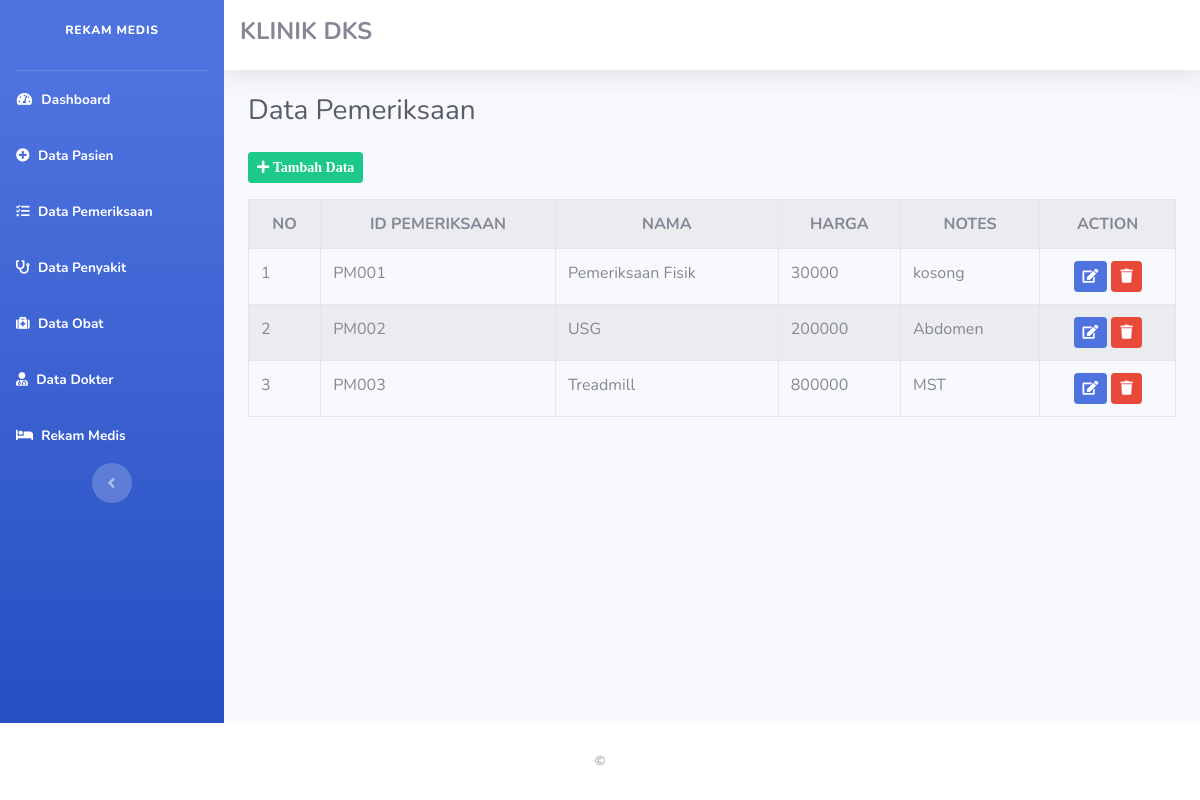
The page /index.php/data_pemeriksaan on the database its author committed.
### tables this page shows
CREATE TABLE `data_pemeriksaan` (
  `id_pemeriksaan` varchar(8) NOT NULL,
  `nama_pemeriksaan` varchar(40) NOT NULL,
  `harga` int(10) NOT NULL,
  `notes` varchar(50) DEFAULT NULL
);

### application/controllers/Data_pemeriksaan.php (called while the page is built, shortened)
<?php
class Data_pemeriksaan extends CI_Controller {
    public function index()
    {
        $data['title'] = "Data Pemeriksaan";
        $data['pemeriksaan'] = $this->Rm_model->get_data('data_pemeriksaan')->result();
        $this->load->view('templates/Header',$data);
        $this->load->view('templates/Sidebar');
        $this->load->view('Data_pemeriksaan',$data);
        $this->load->view('templates/Footer');
    }
}
?>

### index.php (called while the page is built, shortened)
<?php
require_once BASEPATH.'core/CodeIgniter.php';

### application/models/Rm_model.php (called while the page is built, shortened)
<?php
class Rm_model extends CI_Model {
    public function get_data($table)
    {
       return $this->db->get($table);
    }
}
?>

### application/views/Data_pemeriksaan.php (the view, shortened to what this page needs)
<div class="container-fluid">
<div class="d-sm-flex align-items-center justify-content-between mb-4">
    <h1 class="h3 mb-0 text-gray-800">Data Pemeriksaan</h1>
</div>
<a class="btn btn-sm btn-success mb-3" href="<?php echo base_url('Data_pemeriksaan/tambah_data') ?>">
            <i class ="fas fa-plus"> Tambah Data
            </i></a>
<table class ="table table-bordered table-striped" mt-2>
<tr>
            <th class="text-center"> NO </th>
            <th class="text-center"> ID PEMERIKSAAN </th>
            <th class="text-center"> NAMA  </th>
            <th class="text-center"> HARGA </th>
            <th class="text-center"> NOTES  </th>
            <th class="text-center"> ACTION  </th>
           </tr>
           <?php $no=1; foreach($pemeriksaan as $pem) : ?>
            <tr>
            <td> <?php echo $no++ ?> </td>
            <td> <?php echo $pem->id_pemeriksaan ?> </td>
            <td> <?php echo $pem->nama_pemeriksaan ?> </td>
            <td> <?php echo $pem->harga ?> </td>
            <td> <?php echo $pem->notes ?> </td>
            <td>
            <center> <a class="btn btn-sm btn-primary" href="<?php echo base_url('Data_pemeriksaan/update_data/'.$pem->id_pemeriksaan) ?>">
            <i class ="fas fa-edit">
            </i></a>
            <a onclick="return confirm('Yakin akan menghapus data ?')" class="btn btn-sm btn-danger" href="<?php echo base_url('Data_pemeriksaan/delete_data/'.$pem->id_pemeriksaan) ?>">
            <i class ="fas fa-trash">
            </i></a>
            </center>
            </td>
        </tr>
           <?php endforeach ?>
</table>
</div>

### rows shown on the page
data_pemeriksaan: id_pemeriksaan "PM001", nama_pemeriksaan "Pemeriksaan Fisik", harga "30000", notes "kosong"
data_pemeriksaan: id_pemeriksaan "PM002", nama_pemeriksaan "USG", harga "200000", notes "Abdomen"
data_pemeriksaan: id_pemeriksaan "PM003", nama_pemeriksaan "Treadmill", harga "800000", notes "MST"
